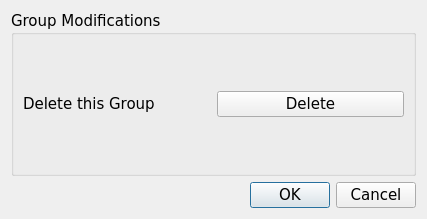
<?xml version="1.0" encoding="UTF-8"?>
<ui version="4.0">
 <class>GroupSettings</class>
 <widget class="QDialog" name="GroupSettings">
  <property name="geometry">
   <rect>
    <x>0</x>
    <y>0</y>
    <width>427</width>
    <height>219</height>
   </rect>
  </property>
  <property name="font">
   <font>
    <family>Verdana</family>
    <pointsize>11</pointsize>
   </font>
  </property>
  <property name="windowTitle">
   <string>Settings</string>
  </property>
  <layout class="QGridLayout" name="gridLayout_2">
   <item row="1" column="1">
    <widget class="QPushButton" name="ok_btn">
     <property name="text">
      <string>OK</string>
     </property>
    </widget>
   </item>
   <item row="1" column="0">
    <spacer name="horizontalSpacer">
     <property name="orientation">
      <enum>Qt::Orientation::Horizontal</enum>
     </property>
     <property name="sizeHint" stdset="0">
      <size>
       <width>40</width>
       <height>20</height>
      </size>
     </property>
    </spacer>
   </item>
   <item row="1" column="2">
    <widget class="QPushButton" name="cancel_btn">
     <property name="text">
      <string>Cancel</string>
     </property>
    </widget>
   </item>
   <item row="0" column="0" colspan="3">
    <widget class="QGroupBox" name="group_mod_box">
     <property name="title">
      <string>Group Modifications</string>
     </property>
     <layout class="QGridLayout" name="gridLayout">
      <item row="0" column="0">
       <widget class="QLabel" name="delete_group_label">
        <property name="text">
         <string>Delete this Group</string>
        </property>
       </widget>
      </item>
      <item row="0" column="1">
       <widget class="QPushButton" name="delete_btn">
        <property name="text">
         <string>Delete</string>
        </property>
       </widget>
      </item>
     </layout>
    </widget>
   </item>
  </layout>
 </widget>
 <resources/>
 <connections/>
</ui>
